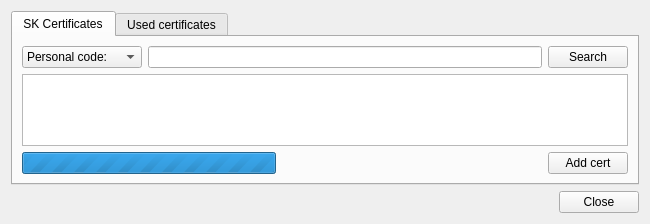
<?xml version="1.0" encoding="UTF-8"?>
<ui version="4.0">
 <class>CertAddDialog</class>
 <widget class="QWidget" name="CertAddDialog">
  <property name="windowModality">
   <enum>Qt::WindowModal</enum>
  </property>
  <property name="geometry">
   <rect>
    <x>0</x>
    <y>0</y>
    <width>650</width>
    <height>216</height>
   </rect>
  </property>
  <property name="windowTitle">
   <string>Add Recipient</string>
  </property>
  <layout class="QVBoxLayout" name="verticalLayout">
   <item>
    <widget class="QTabWidget" name="tabWidget">
     <property name="currentIndex">
      <number>0</number>
     </property>
     <widget class="QWidget" name="skCerts">
      <attribute name="title">
       <string>SK Certificates</string>
      </attribute>
      <layout class="QVBoxLayout" name="skCertsLayout">
       <item>
        <layout class="QHBoxLayout" name="searchLayout">
         <item>
          <widget class="QComboBox" name="searchType">
           <item>
            <property name="text">
             <string>Personal code:</string>
            </property>
           </item>
           <item>
            <property name="text">
             <string>Company name:</string>
            </property>
           </item>
          </widget>
         </item>
         <item>
          <widget class="QLineEdit" name="searchContent"/>
         </item>
         <item>
          <widget class="QPushButton" name="search">
           <property name="text">
            <string>Search</string>
           </property>
          </widget>
         </item>
        </layout>
       </item>
       <item>
        <widget class="QTreeView" name="skView">
         <property name="horizontalScrollBarPolicy">
          <enum>Qt::ScrollBarAlwaysOff</enum>
         </property>
         <property name="selectionMode">
          <enum>QAbstractItemView::MultiSelection</enum>
         </property>
         <property name="rootIsDecorated">
          <bool>false</bool>
         </property>
        </widget>
       </item>
       <item>
        <layout class="QHBoxLayout" name="skCertsAddLayout">
         <item>
          <widget class="QProgressBar" name="progress">
           <property name="maximum">
            <number>0</number>
           </property>
          </widget>
         </item>
         <item>
          <spacer name="skCertsAddSpacer">
           <property name="orientation">
            <enum>Qt::Horizontal</enum>
           </property>
           <property name="sizeHint" stdset="0">
            <size>
             <width>40</width>
             <height>20</height>
            </size>
           </property>
          </spacer>
         </item>
         <item>
          <widget class="QLabel" name="certAddStatus"/>
         </item>
         <item>
          <widget class="QPushButton" name="add">
           <property name="text">
            <string>Add cert</string>
           </property>
          </widget>
         </item>
        </layout>
       </item>
      </layout>
     </widget>
     <widget class="QWidget" name="used">
      <attribute name="title">
       <string>Used certificates</string>
      </attribute>
      <layout class="QVBoxLayout" name="storeLayout">
       <item>
        <widget class="QTreeView" name="usedView">
         <property name="horizontalScrollBarPolicy">
          <enum>Qt::ScrollBarAlwaysOff</enum>
         </property>
         <property name="rootIsDecorated">
          <bool>false</bool>
         </property>
        </widget>
       </item>
       <item>
        <layout class="QHBoxLayout" name="removeLayout">
         <item>
          <spacer name="removeSpacer">
           <property name="orientation">
            <enum>Qt::Horizontal</enum>
           </property>
           <property name="sizeHint" stdset="0">
            <size>
             <width>40</width>
             <height>20</height>
            </size>
           </property>
          </spacer>
         </item>
         <item>
          <widget class="QPushButton" name="remove">
           <property name="text">
            <string>Remove</string>
           </property>
          </widget>
         </item>
        </layout>
       </item>
      </layout>
     </widget>
    </widget>
   </item>
   <item>
    <widget class="QDialogButtonBox" name="buttonBox">
     <property name="standardButtons">
      <set>QDialogButtonBox::Close</set>
     </property>
    </widget>
   </item>
  </layout>
 </widget>
 <resources/>
 <connections>
  <connection>
   <sender>searchContent</sender>
   <signal>returnPressed()</signal>
   <receiver>search</receiver>
   <slot>click()</slot>
   <hints>
    <hint type="sourcelabel">
     <x>252</x>
     <y>51</y>
    </hint>
    <hint type="destinationlabel">
     <x>454</x>
     <y>51</y>
    </hint>
   </hints>
  </connection>
  <connection>
   <sender>buttonBox</sender>
   <signal>rejected()</signal>
   <receiver>CertAddDialog</receiver>
   <slot>close()</slot>
   <hints>
    <hint type="sourcelabel">
     <x>252</x>
     <y>254</y>
    </hint>
    <hint type="destinationlabel">
     <x>252</x>
     <y>137</y>
    </hint>
   </hints>
  </connection>
 </connections>
</ui>
